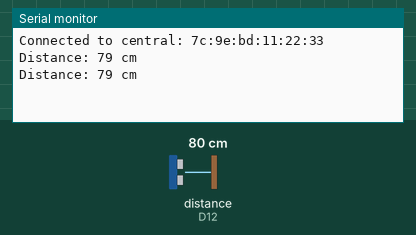
The sketch below on a simulated Arduino Nano 33 IoT. Parts: the last lines printed to the serial monitor. Wiring (inferred from the names in the program): ultrasonic range finder: trigger D11; echo D12. The test bench sets the inputs (shaded band); at power-on: distance to the obstacle (sensor on D12) 80 cm. The echo pulse lasts 58.3 µs per cm; nothing arrives over Bluetooth unless stated; a phone connects over Bluetooth LE 3 s after start.

Above: at 4.8 s.
4.9 s: distance to the obstacle (sensor on D12) set to 2 cm
At 5.6 s:
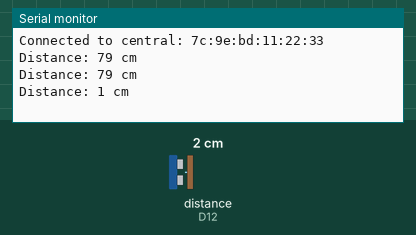
6.5 s: distance to the obstacle (sensor on D12) set to 4 cm
At 7.8 s:
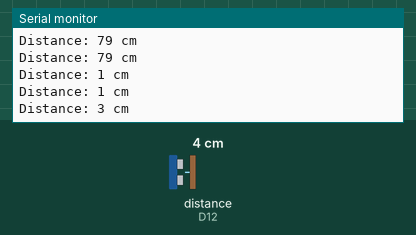
Timing chart, 0 to 9.5 s (numbered marks = the images above; inputs shaded):
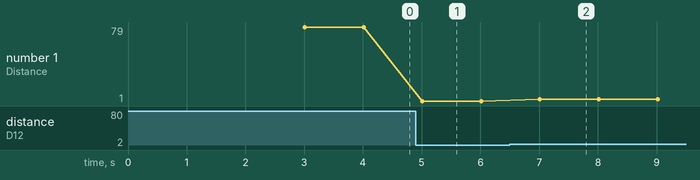

The sketch:

bluetooth-setup.ino
```cpp
#include <ArduinoBLE.h>

// Define pin numbers for ultrasonic sensor
const int trigPin = 11;
const int echoPin = 12;

// Variables to store duration and distance
long duration;
int distance;

// Create a BLE service and characteristic
BLEService distanceService("180D");  // Custom service UUID
BLEUnsignedIntCharacteristic distanceCharacteristic("2A37", BLERead | BLENotify);

void setup() {
  // Initialize serial communication
  Serial.begin(9600);

  // Set up pins for the ultrasonic sensor
  pinMode(trigPin, OUTPUT);
  pinMode(echoPin, INPUT);

  // Initialize the BLE hardware
  if (!BLE.begin()) {
    Serial.println("Starting BLE failed!");
    while (1);
  }

  // Set up BLE
  BLE.setLocalName("ParkingSensor");
  BLE.setAdvertisedService(distanceService);
  distanceService.addCharacteristic(distanceCharacteristic);
  BLE.addService(distanceService);
  BLE.advertise();
}

void loop() {
  BLEDevice central = BLE.central();

  if (central) {
    Serial.print("Connected to central: ");
    Serial.println(central.address());

    while (central.connected()) {
      // Clear the trigger pin
      digitalWrite(trigPin, LOW);
      delayMicroseconds(2);

      // Send a 10 microsecond pulse to trigger the sensor
      digitalWrite(trigPin, HIGH);
      delayMicroseconds(10);
      digitalWrite(trigPin, LOW);

      // Read the echo pin and calculate the duration
      duration = pulseIn(echoPin, HIGH);

      // Calculate the distance (duration / 2) / 29.1 gives distance in cm
      distance = duration * 0.034 / 2;

      // Print the distance to the Serial Monitor
      Serial.print("Distance: ");
      Serial.print(distance);
      Serial.println(" cm");

      // Update the BLE characteristic with the new distance
      distanceCharacteristic.writeValue(distance);

      // Wait before taking another measurement
      delay(1000);
    }

    Serial.print("Disconnected from central: ");
    Serial.println(central.address());
  }
}
```

Measured:
- after the input at 4.9 s, the serial monitor: prints a new line after 0.11 s (image 1)
- after the input at 6.5 s, the serial monitor: prints a new line after 0.51 s (image 2)
- plotted number 1: 79 → 1 after the input at 4.9 s, 1 → 3 after the input at 6.5 s
